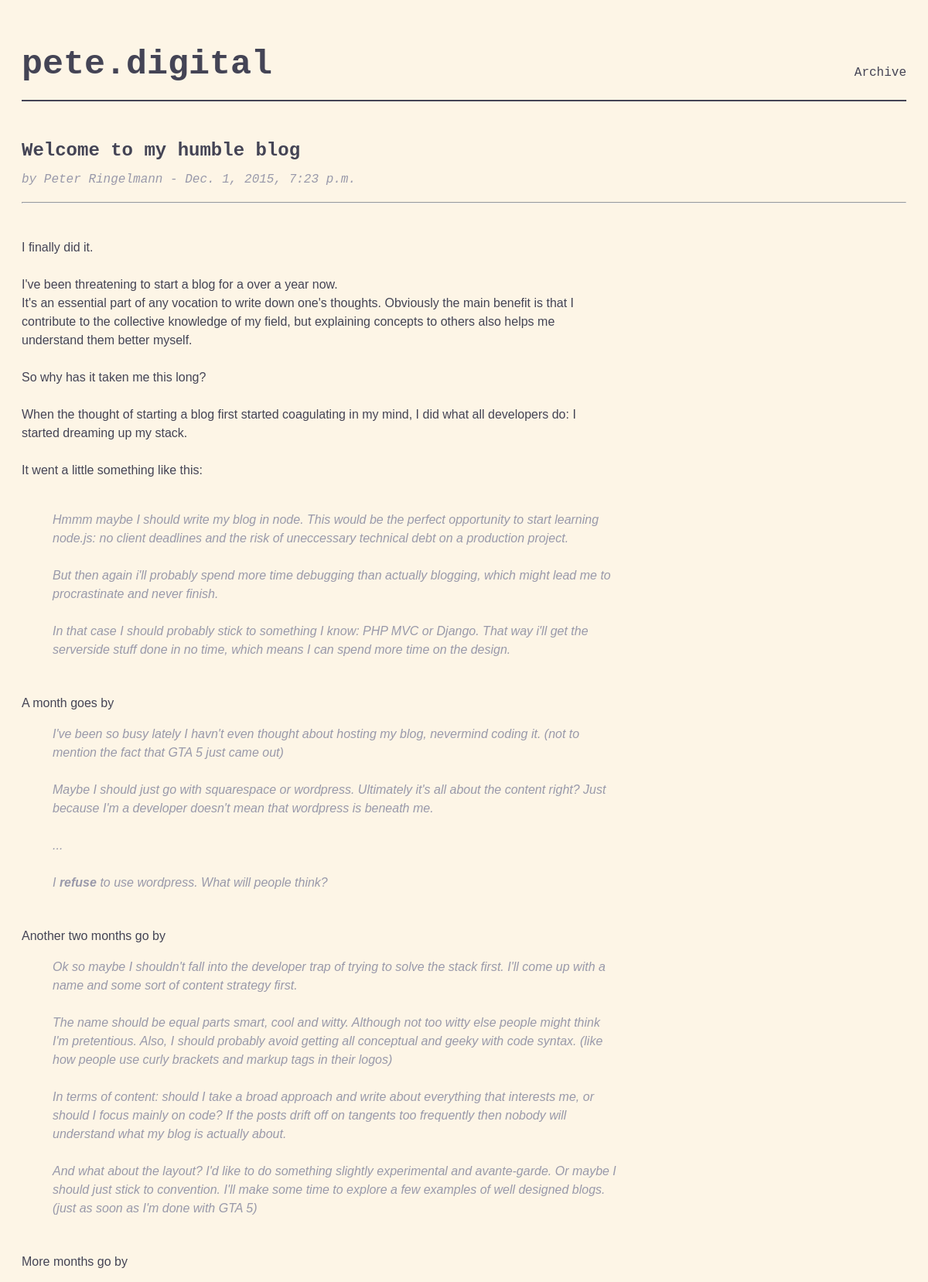
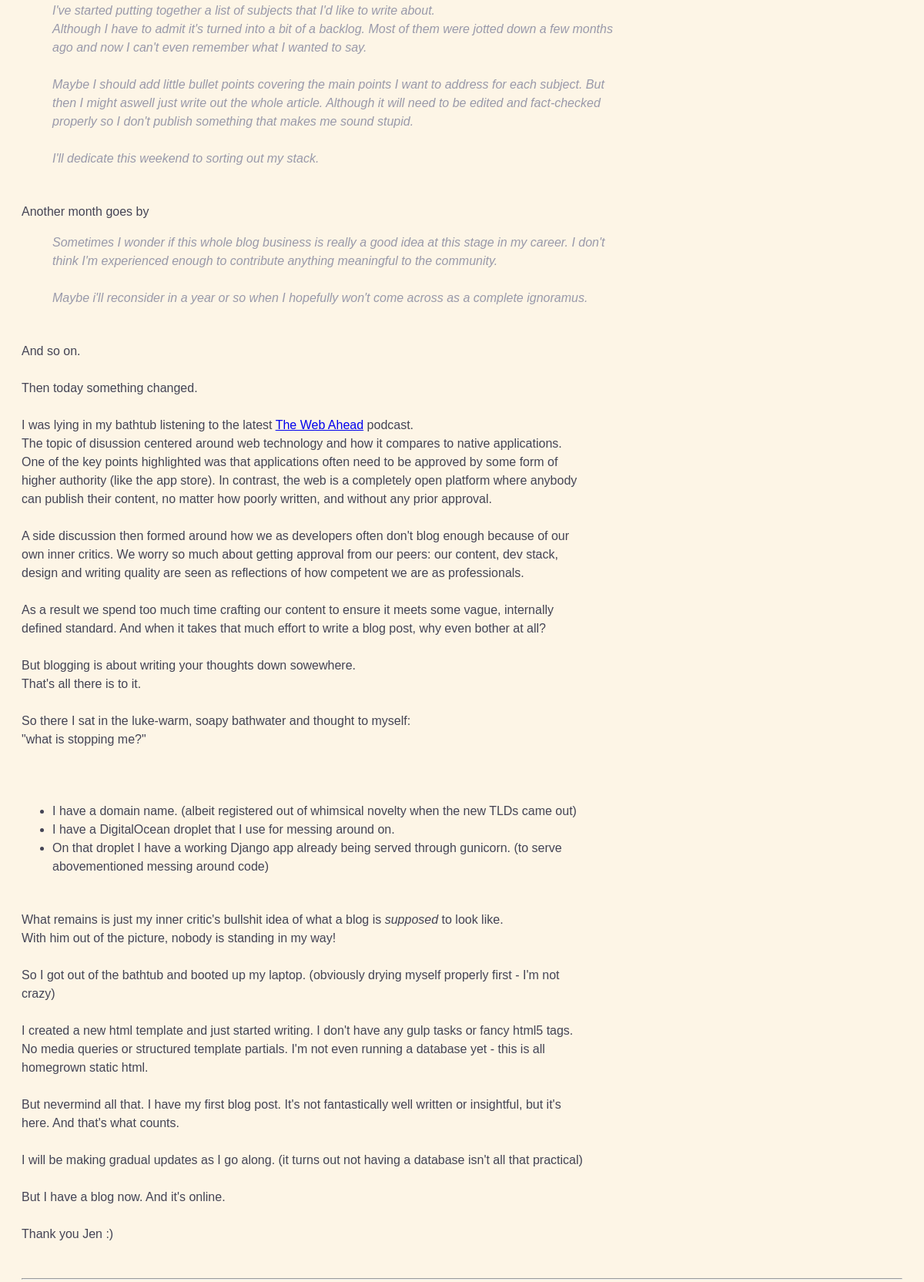
The app's page /welcome-to-my-humble-blog/ (upper part) with its own data (2 pictures, top to bottom).
### blog/models.py (models this page shows, shortened)
class Post(models.Model):
    title = models.CharField(max_length=256)
    post_date = models.DateTimeField()
    content = models.TextField()
    slug = models.CharField(max_length=256)
    class Meta:
        get_latest_by = "post_date"

### blog/views.py (the view)
# urls.py: url(r'^(?P<slug>[A-Za-z0-9_\-.]+)?/?$', views.post, name='post'),
def post(request, slug):
    if slug:
        post = Post.objects.filter(slug = slug).first()
    else:
        post = Post.objects.latest();
    context = {}
    context['title'] = post.title
    context['post_date'] = post.post_date
    context['content'] = post.content
    context['comments'] = post.comment_set.all()
    return render(request, 'blog/post.html', context)

### blog/templates/blog/post.html (shortened to what this page needs)
{% extends "blog/base.html" %}
{% block title %}
<h2>{{ title }}</h2>
<em>by Peter Ringelmann - {{ post_date }}</em>
{% endblock %}
{% block content %}
    <p>{{ content|safe }}</p>
{% endblock %}

### blog/templates/blog/base.html (style rules this page uses)
html { font-family: Courier; padding: 20px; color:#445; background-color: #FDF5E6; }
h2 { margin-top: 50px; margin-bottom: 15px; }
em { color:#99A; margin-bottom: 20px; display: block; }
p, ul { margin-top: 45px; max-width: 730px; line-height: 1.5; font-family: "Lucida Sans Unicode", "Lucida Grande", sans-serif; }
blockquote { font-family: "Lucida Sans Unicode", "Lucida Grande", sans-serif; line-height: 1.5; margin-left: 40px; max-width: 730px; color:#99A; font-style: italic; }

### records on screen
Post: title "Welcome to my humble blog", post_date "Dec. 1, 2015, 7:23 p.m.", content "I finally did it. I've been threatening to start a blog for a over a year now. It's an essential part of any vocation to write down one's thoughts. Obviously the main benefit is that I contribute to the collective knowledge of my field, but explaining concepts to others also helps me understand them better myself. So why has it taken me this long? When the thought of starting a blog first started coagulating in my mind, I did what all developers do: I started dreaming up my stack. It went a little something like this: Hmmm maybe I should write my blog in node. This would be the perfect opportunity to start learning node.js: no client deadlines and the risk of uneccessary technical debt on a…"
